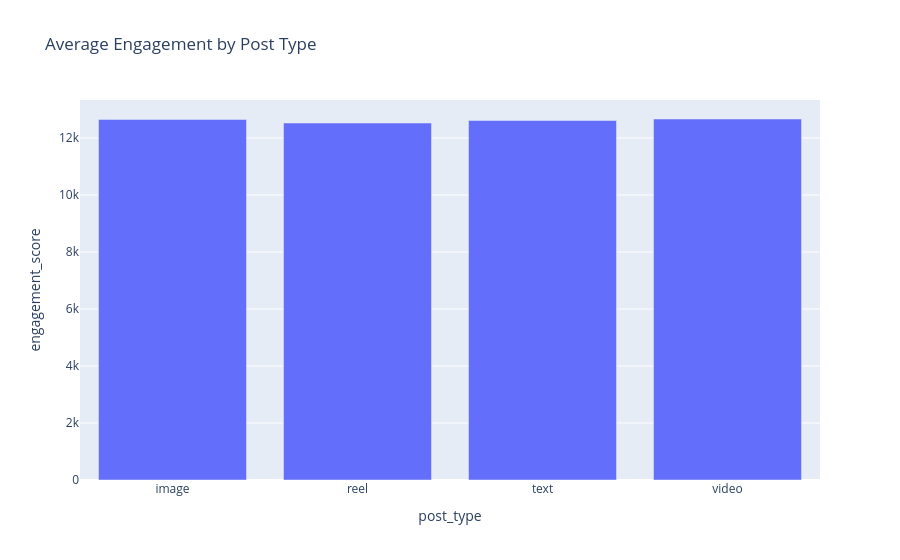

Source (notebook cell):
### Code cell
# Interactive bar chart – Average engagement by post type
post_type_summary = df_clean.groupby(
    'post_type',
    as_index=False
)['engagement_score'].mean()
fig = px.bar(
    post_type_summary,
    x='post_type',
    y='engagement_score',
    title='Average Engagement by Post Type'
)
fig.show()

### Figure 1 — Plotly figure (JSON) as saved in the notebook; plotly's stock layout.template omitted (floating-point values rounded to 4 significant figures)
{"data": [{"hovertemplate": "post_type=%{x}<br>engagement_score=%{y}<extra></extra>", "legendgroup": "", "marker": {"color": "#636efa", "pattern": {"shape": ""}}, "name": "", "orientation": "v", "showlegend": false, "textposition": "auto", "type": "bar", "x": ["image", "reel", "text", "video"], "xaxis": "x", "y": [12650.0, 12520.0, 12610.0, 12660.0], "yaxis": "y"}], "layout": {"barmode": "relative", "legend": {"tracegroupgap": 0}, "title": {"text": "Average Engagement by Post Type"}, "xaxis": {"anchor": "y", "domain": [0, 1], "title": {"text": "post_type"}}, "yaxis": {"anchor": "x", "domain": [0, 1], "title": {"text": "engagement_score"}}}}
